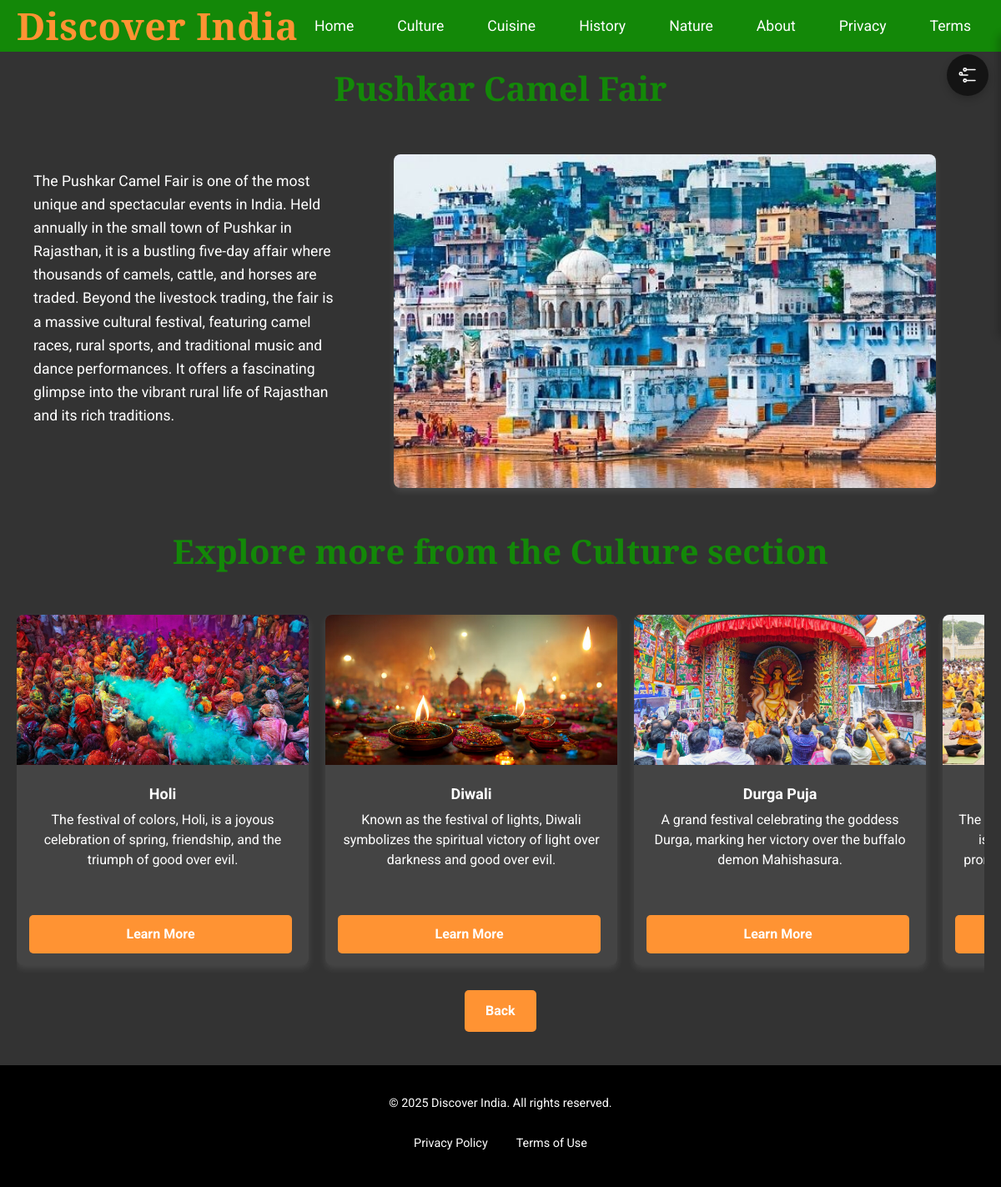
The page /details/Pushkar Camel Fair on the database its author committed.
### app.py (models this page shows, shortened)
class Destination(db.Model):
    id = db.Column(db.Integer, primary_key=True)
    title = db.Column(db.String(100), nullable=False)
    description = db.Column(db.Text, nullable=False)
    image_url = db.Column(db.String(200), nullable=True)
    category = db.Column(db.String(50), nullable=True)
    sub_category = db.Column(db.String(50), nullable=True)
    long_description = db.Column(db.Text, nullable=True)

### app.py (the view)
@app.route('/details/<string:title>')
def details(title):
    item = Destination.query.filter_by(title=title).first_or_404()
    all_related_items = Destination.query.filter_by(category=item.category).all()
    return render_template('details.html',
                         item=item,
                         all_related_items=all_related_items)

### app.py (called while the page is built)
@app.before_request
def get_categories():
    categories_data = Destination.query.with_entities(Destination.category).filter(
        Destination.category.in_(['Culture', 'Cuisine', 'History', 'Nature'])
    ).distinct().all()
    g.categories = [c[0] for c in categories_data]

### templates/details.html (shortened to what this page needs)
{% extends 'base.html' %}
{% block content %}
<section class="details-page">
    <div class="container">
        <h1 class="details-title">{{ item.title }}</h1>
        <div class="details-content-grid">
            <div class="details-text">
                <p>{{ item.long_description }}</p>
            </div>
            <div class="main-image">
                <img src="{{ url_for('static', filename=item.image_url) }}" alt="{{ item.title }}" class="details-main-img">
            </div>
        </div>
        <h2 class="details-sub-heading">
            Explore more from the {{ item.category }} section
        </h2>
        <div class="card-slider" data-slider>
            <div class="slider-track" data-wrapper>
                {% for related in all_related_items if related.title != item.title %}
                    <a href="{{ url_for('details', title=related.title) }}" class="card-item">
                        <img src="{{ url_for('static', filename=related.image_url) }}" alt="{{ related.title }}">
                        <div class="card-content">
                            <h3>{{ related.title }}</h3>
                            <p>{{ related.description }}</p>
                        </div>
                        <span class="read-more cta-button">Learn More</span>
                    </a>
                {% endfor %}
            </div>
        </div>
        <a href="javascript:history.back()" class="back-link cta-button">Back</a>
    </div>
</section>
{% endblock %}

### rows shown on the page
Destination: title "Pushkar Camel Fair", long_description "The Pushkar Camel Fair is one of the most unique and spectacular events in India. Held annually in the small town of Pushkar in Rajasthan, it is a bustling five-day affair where thousands of camels, cattle, and horses are traded. Beyond the livestock trading, the fair is a massive cultural festival, featuring camel races, rural sports, and traditional music and dance performances. It offers a fascinating glimpse into the vibrant rural life of Rajasthan and its rich traditions.", image_url (picture), category "Culture"
Destination: image_url (picture), title "Holi", description "The festival of colors, Holi, is a joyous celebration of spring, friendship, and the triumph of good over evil."
Destination: image_url (picture), title "Diwali", description "Known as the festival of lights, Diwali symbolizes the spiritual victory of light over darkness and good over evil."
Destination: image_url (picture), title "Durga Puja", description "A grand festival celebrating the goddess Durga, marking her victory over the buffalo demon Mahishasura."
Destination: image_url (picture), description "The…"
